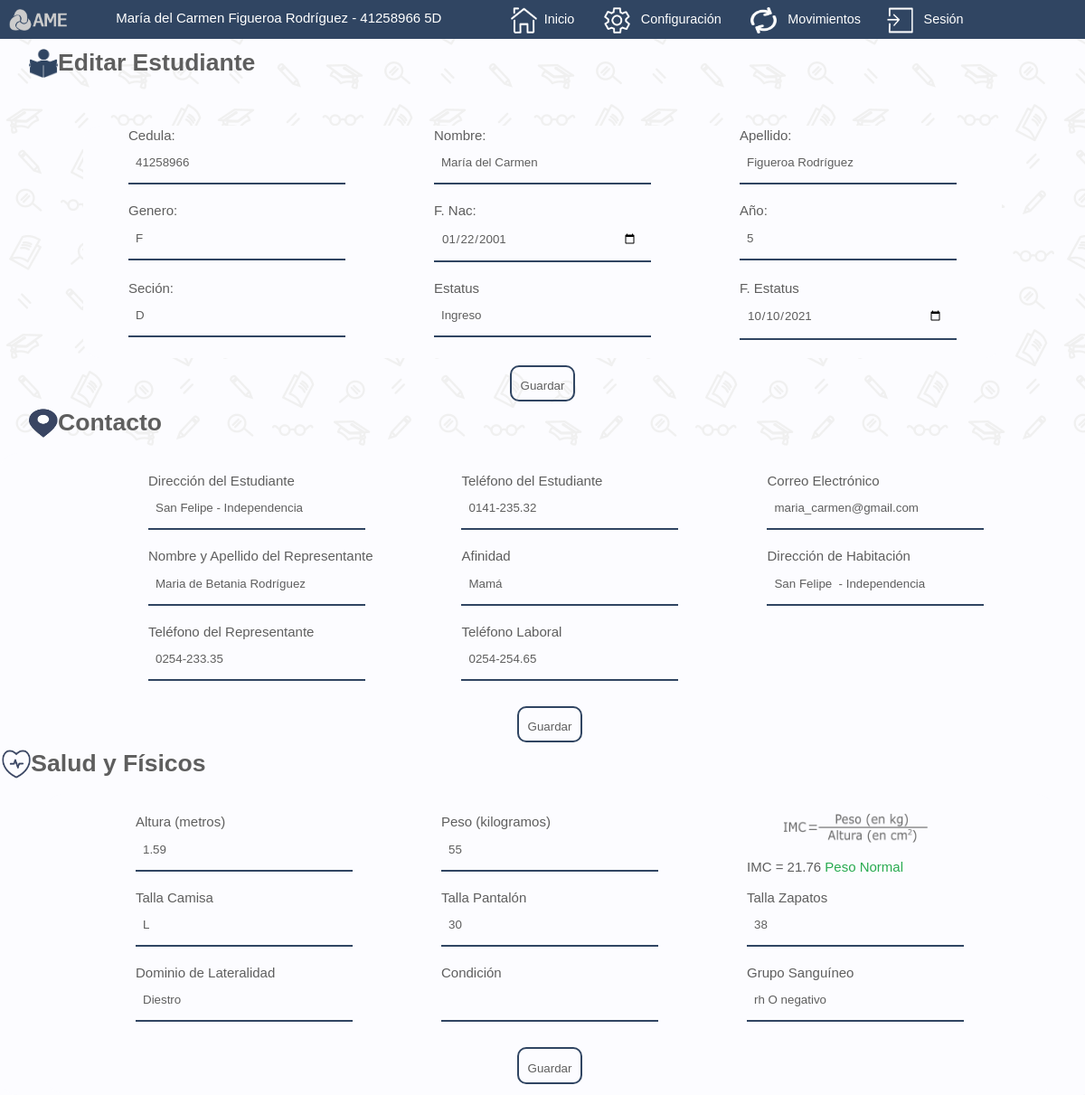
The app's page /vista/editar_estudiante.php?id=1 with its own data.
### tables this page shows
CREATE TABLE `estudiantes` (
  `id` int(10) NOT NULL,
  `cedula` varchar(10) NOT NULL,
  `nombre` varchar(30) NOT NULL,
  `apellido` varchar(20) NOT NULL,
  `gen` varchar(1) NOT NULL,
  `nac` date NOT NULL,
  `ano` varchar(1) NOT NULL,
  `secc` varchar(1) NOT NULL,
  `estatus` varchar(8) NOT NULL,
  `f_estatus` date DEFAULT NULL
);

CREATE TABLE `contacto` (
  `id` int(11) NOT NULL,
  `d_estudiante` varchar(80) NOT NULL,
  `t_estudiante` varchar(11) NOT NULL,
  `correo` varchar(50) NOT NULL,
  `representante` varchar(30) NOT NULL,
  `afinidad` varchar(15) NOT NULL,
  `d_representante` varchar(80) NOT NULL,
  `t_representante` varchar(11) NOT NULL,
  `t_laboral` varchar(11) NOT NULL
);

CREATE TABLE `salud_fisicos` (
  `id` int(5) NOT NULL,
  `altura` float(4,2) DEFAULT NULL,
  `peso` float(5,2) DEFAULT NULL,
  `camisa` varchar(3) DEFAULT NULL,
  `pantalon` varchar(3) DEFAULT NULL,
  `zapato` int(2) NOT NULL,
  `lateralidad` varchar(10) NOT NULL,
  `condicion_f` varchar(20) NOT NULL,
  `sangre` varchar(15) NOT NULL
);

### modelo/estudiante_mod.php (called while the page is built, shortened)
<?php
class Estudiante_Modelo
	{
    public static function obtenerUno($id){
        global $mysqli;
        $sentencia = $mysqli->prepare("SELECT * FROM estudiantes WHERE id = ?");
        $sentencia->bind_param("i", $id);
        $sentencia->execute();
        $resultado = $sentencia->get_result();
        return $resultado->fetch_object();}
}

### modelo/contacto_mod.php (called while the page is built, shortened)
<?php
class Contacto_Modelo
	{
    public static function obtener_contacto($id){
        global $mysqli;
        $sentencia = $mysqli->prepare("SELECT * FROM contacto WHERE id = ?");
        $sentencia->bind_param("i", $id);
        $sentencia->execute();
        $resultado = $sentencia->get_result();
        return $resultado->fetch_object();}
}

### modelo/fisico_mod.php (called while the page is built, shortened)
<?php
class Fisico_Modelo
	{
    public static function obtenerUno($id){
        global $mysqli;
        $sentencia = $mysqli->prepare("SELECT * FROM salud_fisicos WHERE id = ?");
        $sentencia->bind_param("i", $id);
        $sentencia->execute();
        $resultado = $sentencia->get_result();
        return $resultado->fetch_object();}
}

### vista/editar_estudiante.php (the view, shortened to what this page needs)
<!DOCTYPE html>
<html  lang="es">
<head>
    <link rel="stylesheet" type="text/css" href="../vista/style/form.css">
    <link rel="stylesheet" type="text/css" href="../vista/style/global.css">
    <link type="text/css" rel="stylesheet" href="../vista/style/formulaimc.css"/>
    <link rel="stylesheet" type="text/css" href="../vista/style/menu.css">
</head>
<?php
include_once "../config/conexion.php";
include_once "../modelo/estudiante_mod.php";
include_once "../modelo/fisico_mod.php";
include_once "../modelo/contacto_mod.php";
$estudiante = Estudiante_Modelo::obtenerUno($_GET['id']);
$fisico=Fisico_Modelo::obtenerUno($_GET['id']);
$contacto=Contacto_Modelo::obtener_contacto($_GET['id']);
?>
<header>
    <div>
    <nav>
        <ul>
        <img class="logomenu" src="../vista/images/Logo.png"/>
        <label style="color:#fff; float:left; margin-top: 0.7em; margin-left: 3em;">
        <?php
            echo $estudiante->nombre." ".$estudiante->apellido." - ".$estudiante->cedula." ".$estudiante->ano.$estudiante->secc;
        ?></label>
            <li><a href="../vista/inicio.php"><img class="image" src="../vista/images/inicio.png"/> &nbsp;Inicio</a></li>
            <li><a href="#"> <img class="image" src="../vista/images/configuracion.png"/> &nbsp;  Configuraci&oacute;n</a>
             </li>
            <li><a href="#"> <img class="image" src="../vista/images/movimientos.png"/> &nbsp; Movimientos</a>
            <li><a href="#"> <img class="image" src="../vista/images/sesion.png"/> &nbsp; Sesi&oacute;n</a>
            </li>
       </ul>
    </nav>
</div>
</header> <br /> <br />
<body background="../vista/images/background.png">
<br />
<div class="top">
        <h5 id="estudiante"><img class="iconleft" src="../vista/images/estudiante_azul.png" /><dd>Editar Estudiante</dd></h5>
        </div>
	<form action="../controlador/actualizar_estudiante.php" method="POST">
            <input class="input" type="hidden" name="id" value="<?php echo $_GET['id']; ?>"><br>
<center><br><br>
    <table class="tablaform">
                <tr>
                    <td>
                        <label for="cedula">Cedula:</label><br>
                        <input class="input" value="<?php echo $estudiante->cedula ?>"
                        name="cedula" required type="text" id="cedula"placeholder="Cedula"><br><br>
                    </td>
                    <td>
                        <label for="nombre">Nombre:</label><br>
                        <input class="input" value="<?php echo $estudiante->nombre ?>"
                        name="nombre" required type="text" id="nombre"placeholder="Nombre"><br><br>
                    <td>
                        <label for="apellido">Apellido:</label><br>
                        <input class="input" value="<?php echo $estudiante->apellido ?>"
				        name="apellido" required type="text" id="apellido"placeholder="Apellido"><br><br>
                    </td>
                </tr>
                <tr>
                    <td>
                        <label for="gen">Genero:</label><br>
                        <input class="input" value="<?php echo $estudiante->gen ?>"
                        name="gen" required type="text" id="gen"placeholder="M ó F"><br><br>
                    </td>
                    <td>
                        <label for="nac">F. Nac:</label><br>
                        <input class="input" value="<?php echo $estudiante->nac ?>"
                        name="nac" required type="date" id="nac"placeholder="Fecha Nacimiento"><br><br>
                    </td>
                    <td>
                        <label for="ano">Año:</label><br>
                        <input class="input" value="<?php echo $estudiante->ano ?>"
                        name="ano" required type="text" id="ano"placeholder="Año"><br><br>
                    </td>
                </tr>
                <tr>
                    <td>
                        <label for="asecc">Seción:</label><br>
                        <input class="input" value="<?php echo $estudiante->secc ?>"
                        name="secc" required type="text" id="secc"placeholder="Seccion"><br><br>
                    </td>
                    <td>
                        <label for="asecc">Estatus</label><br>
                        <input class="input" value="<?php echo $estudiante->estatus ?>"
                        name="estatus"  type="text" id="estatus"placeholder="Estatus"><br><br>
                    </td>
                    <td>
                        <label for="asecc">F. Estatus</label><br>
                        <input class="input" value="<?php echo $estudiante->f_estatus ?>"
                        name="f_estatus"  type="date" id="f_estatus"placeholder="F. Estatus"><br><br>
                    </td>
                </tr>
  </table>
            <div class="centerfinish">
                <button class="finish" type="submit">Guardar</button>
            </div>
        </form>
<div class="top">
<h5 id="contacto">  <img class="iconleft" src="../vista/images/ubicacion_azul.png" /><dd>Contacto</dd></h5>
</div>
<br />
<table class="tablaform table">
<td>
<form action="../controlador/actualizar_contacto.php" method="post">
<input class="input" type="hidden" name="id" value="<?php echo $_GET['id']; ?>"><br>
<table style="margin-left: 4em;">
    <tr>
        <td>
            <label class="labelcolor">Direcci&oacute;n del Estudiante</label><br />
            <input class="input" type="text" value="<?php echo $contacto->d_estudiante?>" name="d_estudiante" id="d_estudiante" /> <br /> <br />
        </td>
        <td>
            <label class="labelcolor">Tel&eacute;fono del Estudiante</label><br />
            <input class="input" type="text" name="t_estudiante" id="t_estudiante" value="<?php echo $contacto->t_estudiante?>"/> <br /> <br />
        </td>
        <td>
            <label class="labelcolor">Correo Electr&oacute;nico</label> <br />
            <input class="input" type="correo" name="correo" id="correo" value="<?php echo $contacto->correo?>"/> <br /> <br />
        </td>
    </tr>
    <tr>
        <td>
            <label class="labelcolor">Nombre y Apellido del Representante</label><br />
            <input class="input" type="text" name="representante"  id="representante" value="<?php echo $contacto->representante?>"/> <br /> <br />
        </td>
        <td>
            <label class="labelcolor">Afinidad</label><br />
            <input class="input" type="text" name="afinidad" id="afinidad" value="<?php echo $contacto->afinidad?>"/> <br /> <br />
        </td>
        <td>
            <label class="labelcolor">Direcci&oacute;n de Habitaci&oacute;n</label><br />
            <input class="input" type="text" name="d_representante" id="d_representante" value="<?php echo $contacto->d_representante?>" /> <br /><br />
        </td>
    </tr>
    <tr>
        <td>
            <label class="labelcolor">Tel&eacute;fono del Representante</label><br />
            <input class="input" type="text" name="t_representante" id="t_representante" value="<?php echo $contacto->t_representante?>"/> <br /> <br />
        </td>
        <td>
            <label class="labelcolor">Tel&eacute;fono Laboral</label><br />
            <input class="input" type="text" name="t_laboral" id="t_laboral" value="<?php echo $contacto->t_laboral?>"/> <br /> <br />
        </td>
            </tr>
</table>
            <div class="centerfinish">
                <button class="finish" type="submit">Guardar</button>
            </div>
</form>
    <div class="top">
<h5 style="margin-left:-3em;" id="fisico"><img class="iconleft" src="images/salud_fisicos.png" /><dd>Salud y Físicos</dd></h5>
</div>
<br />
<table class="tablaform">
<td>
<form action="../controlador/actualizar_fisico.php" method="post">
    <input class="input" type="hidden" name="id" value="<?php echo $_GET['id']; ?>"><br>
<center>
<table>
    <tr>
        <td>
            <label class="labelcolor">Altura (metros)</label><br />
            <input class="input" type="text" id="altura" name="altura"
            value="<?php echo $fisico->altura ?>"
             /> <br />  <br />
        </td>
        <td>
            <label class="labelcolor">Peso (kilogramos)</label><br />
            <input class="input" type="text" id="peso" name="peso" value="<?php echo $fisico->peso ?>"/> <br /> <br />
        </td>
        <td>
            <center><img class="formulaimc_e" src="images/imc.png"/><br /><br /></center>
           <label><?php
           $peso=$fisico->peso;
           $altura=($fisico->altura);
           if ($altura>0){
			$imc=$peso/($altura*$altura);
            $imc=number_format($imc, 2);}
            else{
            $imc="";
        	}
        	echo "IMC = ".$imc."  ";
    switch($imc){
    	default:
    	echo '<span style=color:#29ab50> Peso Normal';
    }
 ?>
        </label>
        </td>
    </tr>
    <tr>
        <td>
            <label class="labelcolor">Talla Camisa</label><br />
            <input class="input" type="text"  value="<?php echo $fisico->camisa ?>" id="camisa" name="camisa"/> <br />  <br />
        </td>
        <td>
            <label class="labelcolor"> Talla Pantalón</label><br />
            <input class="input" type="text" id="pantalon" name="pantalon" value="<?php echo $fisico->pantalon ?>"/> <br /> <br />
        </td>
        <td>
            <label class="labelcolor">Talla Zapatos</label><br />
            <input class="input" type="text" id="zapato" name="zapato" value="<?php echo $fisico->zapato ?>"/> <br /> <br />
        </td>
    </tr>
    <tr>
        <td>
            <label class="labelcolor"> Dominio de Lateralidad</label><br />
            <input class="input" type="text" id="lateralidad" name="lateralidad" value="<?php echo $fisico->lateralidad ?>"/>
            <br /> <br />
        </td>
        <td>
            <label class="labelcolor">Condici&oacute;n</label><br />
            <input class="input" type="text" id="condicion_f" name="condicion_f" value="<?php echo $fisico->condicion_f ?>"/> <br /> <br />
        </td>
        <td>
            <label class="labelcolor"> Grupo Sanguíneo</label> <br />
            <input class="input" type="text" id="sangre" name="sangre" value="<?php echo $fisico->sangre ?>"/>
             <br /> <br />
        </td>
    </tr>
</table>
<div class="centerfinish">
<input class="finish" type="submit" name="guardar" value="Guardar"/>
</div>
</center>
</form>
</body>
</html>

### vista/style/form.css (style rules this page uses)
.tablaform { margin: 0 auto; text-align: left; background-color: #fcfcff; border-radius: 20px; }
td { padding-left: 3em; padding-right: 3em; vertical-align: top; }
.form, .table { width:95%; }
.input, select { width:18em; padding:15px; padding-left:0.5rem; padding-top: 1em; box-sizing:border-box; background:none; outline:none; resize:none; border:0; font-family:"Verdana",sans-serif; transition:all .3s; border-bottom:2px solid #304562; }
.finish { padding:8px 10px; margin:8px; border:2px solid #304562; background:0; cursor:pointer; transition:all .3s; border-radius: 10px; }
.centerfinish { display:flex; justify-content: center; }

### vista/style/global.css (style rules this page uses)
body { background-color: #fcfcff; }
a:link, a:visited, a:active { text-decoration:none; }
.iconleft { vertical-align: middle; float:left; width: 2rem; height: 2rem; }
label, table, h2, h3, h4, i, p, dd, b, h6, label, .top, .form, .finish, .encabezado { font-family: "Verdana", sans-serif; }
label { font-size:15px; }
label, select, h2, h6, i, .labelcolor, .finish, .input, .top, .encabezado { color: #5e5e5e; }
select, .labelcolor, .finish, .input { padding-top: 1em; }
.top { font-size:2em; text-align: left; margin-left: 1em; }

### vista/style/formulaimc.css (style rules this page uses)
.formulaimc_e { width: 10em; height: 2em; vertical-align: middle; }

### vista/style/menu.css (style rules this page uses)
* { border: 0; margin: 0; padding: 0; }
a { color: #ffffff; }
.image { width:2em; height:2em; vertical-align: middle; }
.logomenu { float:left; padding:0.6em; width: 4em; height:1.5em; }
nav { background-color: #304562; text-align: right; padding-right: 8em; }
nav ul { padding: 0; margin: 0; list-style: none; position: relative; }
nav ul li { display:inline-block; background-color:#304562; color:#ffffff }
nav a { display:block; padding:0 1em; font-size:0.9em; font-family: "Verdana", sans-serif; text-align: justify; line-height: 3em; text-decoration:none; }
nav { position:fixed; width:90%; }

### records on screen
estudiantes: nombre "María del Carmen", apellido "Figueroa Rodríguez", cedula "41258966", ano "5", secc "D", gen "F", nac "01/22/2001", estatus "Ingreso", f_estatus "10/10/2021"
contacto: d_estudiante "San Felipe - Independencia", t_estudiante "0141-235.32", correo "maria_carmen@gmail.com", representante "Maria de Betania Rodríguez", afinidad "Mamá", d_representante "San Felipe - Independencia", t_representante "0254-233.35", t_laboral "0254-254.65"
salud_fisicos: altura "1.59", peso "55", imc "21.76", camisa "L", pantalon "30", zapato "38", lateralidad "Diestro", sangre "rh O negativo"
